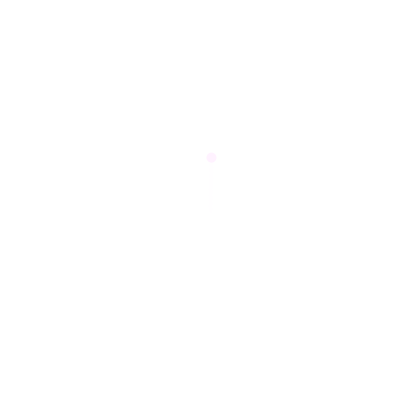
Frame 1 (no input)
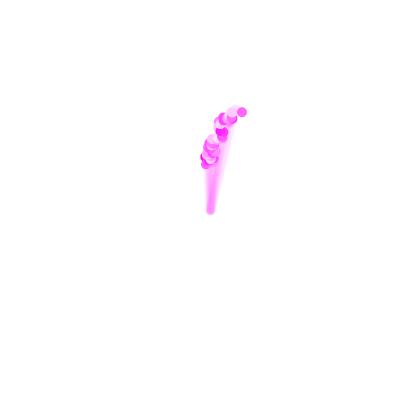
Frame 60 (the mouse pressed at the canvas centre just before this capture)
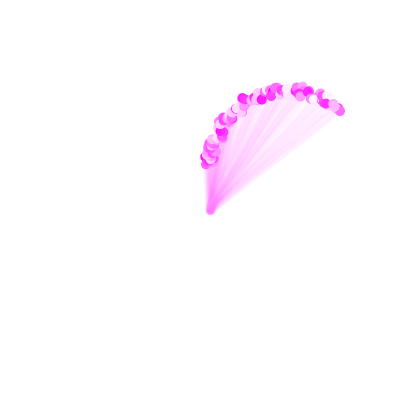
Frame 120 (the mouse held since frame 60 and released just before this capture)

The Processing sketch that drew these frames (run headless with seeded random() and noise(); from frame 60 on, the mouse is pressed at the canvas centre):

// Processing sketch: processing_100714
// ── processing_100714.pde

float x;
float y;

float t = 0;
float r = 10;

void setup() {
  size(420, 420);
  background(255);
  smooth();
  noStroke();
}

void draw() {
  pushMatrix();
  translate(width/2, height/2);
  
  // t = 0 -> x = 210 , y = 160
  x = r *(16 * sin(t) * sin(t) * sin(t)) + random(-5, 5);
  y = -1 * r * (13 * cos(t) - 5 * cos(2*t) - 2 * cos(3 * t) - cos(4 * t) ) +  random(-5, 5);

  noStroke();
  fill(255, random(255), 255);
  ellipse(x, y, 10, 10);

  strokeWeight(random(2, 10));
  stroke(255, random(255), 255, 10);
  line(0, 0, x, y);

  popMatrix();

  t += 0.01;
}
